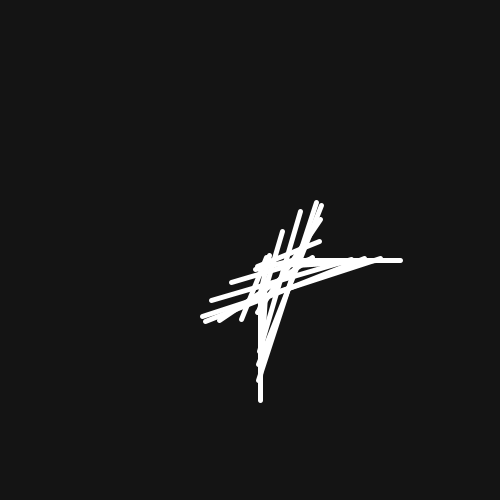
Frame 1 (no input)
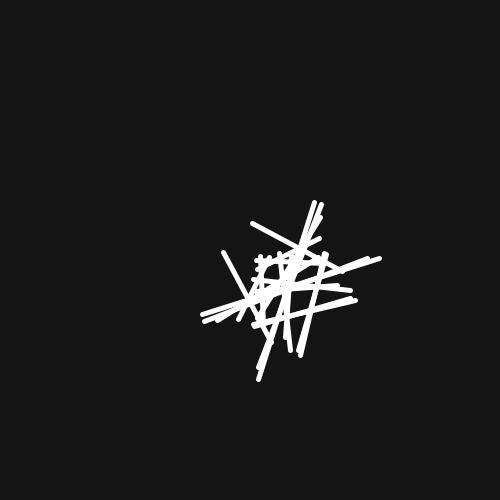
Frame 60 (the mouse pressed at the canvas centre just before this capture)
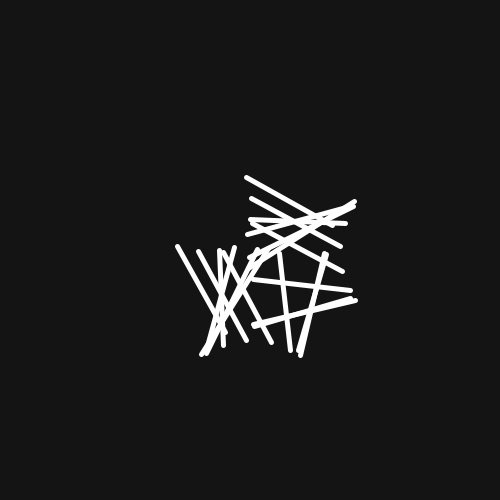
Frame 120 (the mouse held since frame 60 and released just before this capture)

The Processing sketch that drew these frames (run headless with seeded random() and noise(); from frame 60 on, the mouse is pressed at the canvas centre):

// Processing sketch: parametric_lines
// ── parametric_lines.pde
// use sins/ cos or polar coordinate equations

float t;
float nr_lines = 10;

void setup(){
  background(20);
  size(500, 500);
  delay(5000);
}

void draw() {
  background(20);
  stroke(255);
  strokeWeight(5);
  
  translate(width/2, height/2);
  
  for( int i = 0; i < nr_lines; i++) {
    line(x1(t + i), y1(t + i), x2(t + i), y2(t + i));
  }
  
  for( int i = 0; i < nr_lines; i++) {
    line(y2(t + i), x2(t + i), y1(t + i), x1(t + i));
  }

  t += 0.1;
}


// coef inside sin changes freq and outside changes amplitude
float x1(float t) {
  return sin(t / 20) * 2 + cos(t/10) * 10 ;
}

float y1(float t) {
  return cos(-t / 10) * 100 + cos(t) * 50 ;
}

float x2(float t) {
  return sin(t / 10) * 100 + + cos(t) * 10;
}

float y2(float t) {
  return cos(t / 20) * 2 + + cos(t/2) * 50;
}
